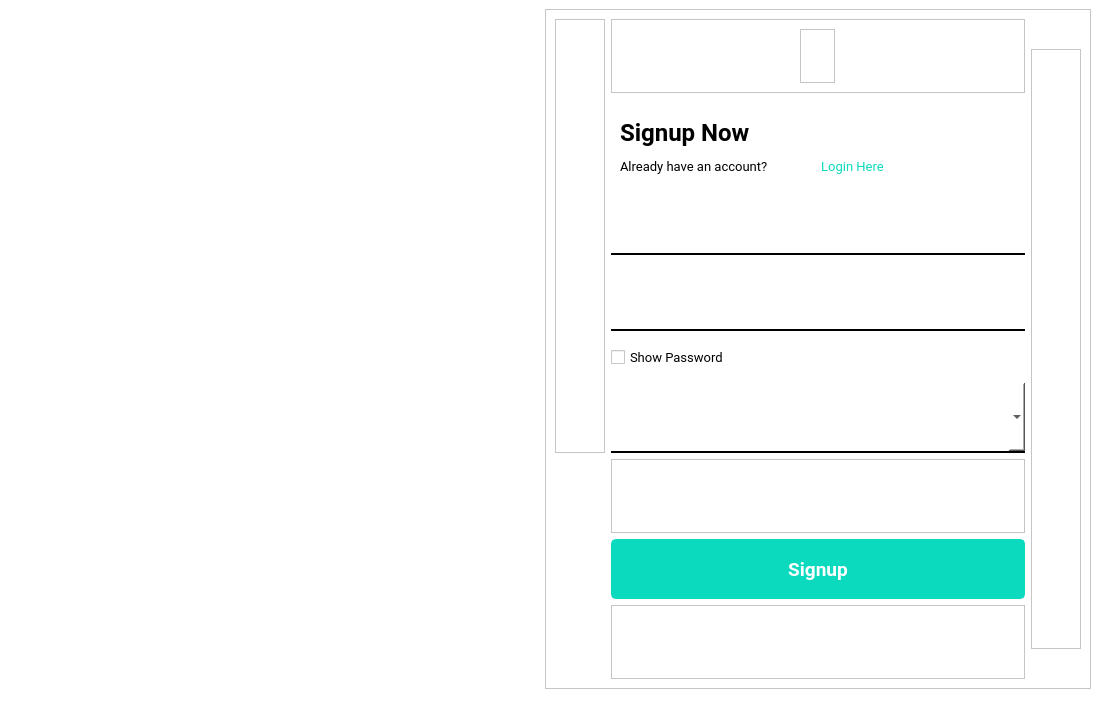
<?xml version="1.0" encoding="UTF-8"?>
<ui version="4.0">
 <class>MainWindow</class>
 <widget class="QMainWindow" name="MainWindow">
  <property name="geometry">
   <rect>
    <x>0</x>
    <y>0</y>
    <width>1100</width>
    <height>720</height>
   </rect>
  </property>
  <property name="maximumSize">
   <size>
    <width>1100</width>
    <height>730</height>
   </size>
  </property>
  <property name="windowTitle">
   <string>MainWindow</string>
  </property>
  <property name="styleSheet">
   <string notr="true">background:white;</string>
  </property>
  <widget class="QWidget" name="centralwidget">
   <layout class="QGridLayout" name="gridLayout">
    <item row="0" column="0">
     <widget class="QFrame" name="frame">
      <property name="minimumSize">
       <size>
        <width>530</width>
        <height>0</height>
       </size>
      </property>
      <property name="styleSheet">
       <string notr="true">border:none;</string>
      </property>
      <property name="frameShape">
       <enum>QFrame::StyledPanel</enum>
      </property>
      <property name="frameShadow">
       <enum>QFrame::Raised</enum>
      </property>
      <layout class="QGridLayout" name="gridLayout_5">
       <item row="0" column="0">
        <widget class="QPushButton" name="pushButton_5">
         <property name="text">
          <string/>
         </property>
         <property name="icon">
          <iconset resource="resource.qrc">
           <normaloff>:/images/Images/Mobile-login-Cristina.jpg</normaloff>:/images/Images/Mobile-login-Cristina.jpg</iconset>
         </property>
         <property name="iconSize">
          <size>
           <width>500</width>
           <height>500</height>
          </size>
         </property>
        </widget>
       </item>
      </layout>
     </widget>
    </item>
    <item row="0" column="1">
     <widget class="QFrame" name="frame_2">
      <property name="frameShape">
       <enum>QFrame::StyledPanel</enum>
      </property>
      <property name="frameShadow">
       <enum>QFrame::Raised</enum>
      </property>
      <layout class="QGridLayout" name="gridLayout_2">
       <item row="0" column="1">
        <widget class="QFrame" name="frame_8">
         <property name="maximumSize">
          <size>
           <width>16777215</width>
           <height>80</height>
          </size>
         </property>
         <property name="frameShape">
          <enum>QFrame::StyledPanel</enum>
         </property>
         <property name="frameShadow">
          <enum>QFrame::Raised</enum>
         </property>
         <layout class="QHBoxLayout" name="horizontalLayout">
          <item>
           <widget class="QFrame" name="frame_10">
            <property name="maximumSize">
             <size>
              <width>35</width>
              <height>16777215</height>
             </size>
            </property>
            <property name="frameShape">
             <enum>QFrame::StyledPanel</enum>
            </property>
            <property name="frameShadow">
             <enum>QFrame::Raised</enum>
            </property>
           </widget>
          </item>
         </layout>
        </widget>
       </item>
       <item row="0" column="0" rowspan="6">
        <widget class="QFrame" name="frame_3">
         <property name="minimumSize">
          <size>
           <width>50</width>
           <height>0</height>
          </size>
         </property>
         <property name="frameShape">
          <enum>QFrame::StyledPanel</enum>
         </property>
         <property name="frameShadow">
          <enum>QFrame::Raised</enum>
         </property>
        </widget>
       </item>
       <item row="6" column="1">
        <widget class="QFrame" name="frame_9">
         <property name="frameShape">
          <enum>QFrame::StyledPanel</enum>
         </property>
         <property name="frameShadow">
          <enum>QFrame::Raised</enum>
         </property>
        </widget>
       </item>
       <item row="8" column="1">
        <widget class="QFrame" name="frame_7">
         <property name="frameShape">
          <enum>QFrame::StyledPanel</enum>
         </property>
         <property name="frameShadow">
          <enum>QFrame::Raised</enum>
         </property>
        </widget>
       </item>
       <item row="1" column="1">
        <widget class="QFrame" name="frame_6">
         <property name="minimumSize">
          <size>
           <width>0</width>
           <height>80</height>
          </size>
         </property>
         <property name="maximumSize">
          <size>
           <width>16777215</width>
           <height>70</height>
          </size>
         </property>
         <property name="styleSheet">
          <string notr="true">border:none;</string>
         </property>
         <property name="frameShape">
          <enum>QFrame::StyledPanel</enum>
         </property>
         <property name="frameShadow">
          <enum>QFrame::Raised</enum>
         </property>
         <layout class="QGridLayout" name="gridLayout_4">
          <item row="0" column="0" colspan="2">
           <widget class="QLabel" name="label">
            <property name="maximumSize">
             <size>
              <width>16777215</width>
              <height>50</height>
             </size>
            </property>
            <property name="font">
             <font>
              <family>Roboto</family>
              <pointsize>18</pointsize>
              <weight>75</weight>
              <bold>true</bold>
             </font>
            </property>
            <property name="text">
             <string>Signup Now</string>
            </property>
           </widget>
          </item>
          <item row="1" column="0" alignment="Qt::AlignLeft">
           <widget class="QLabel" name="label_2">
            <property name="font">
             <font>
              <family>Roboto</family>
              <pointsize>10</pointsize>
             </font>
            </property>
            <property name="text">
             <string>Already have an account?</string>
            </property>
           </widget>
          </item>
          <item row="1" column="1" alignment="Qt::AlignLeft">
           <widget class="QPushButton" name="pushButton_4">
            <property name="maximumSize">
             <size>
              <width>100</width>
              <height>16777215</height>
             </size>
            </property>
            <property name="font">
             <font>
              <family>Roboto</family>
              <pointsize>10</pointsize>
             </font>
            </property>
            <property name="styleSheet">
             <string notr="true">color:#0BDABF;
border:none;
</string>
            </property>
            <property name="text">
             <string>Login Here</string>
            </property>
           </widget>
          </item>
         </layout>
        </widget>
       </item>
       <item row="5" column="1">
        <widget class="QComboBox" name="comboBox">
         <property name="minimumSize">
          <size>
           <width>0</width>
           <height>70</height>
          </size>
         </property>
         <property name="styleSheet">
          <string notr="true">border:none;
border-bottom:2px solid black;</string>
         </property>
        </widget>
       </item>
       <item row="3" column="1">
        <widget class="QTextEdit" name="textEdit">
         <property name="maximumSize">
          <size>
           <width>500</width>
           <height>70</height>
          </size>
         </property>
         <property name="font">
          <font>
           <family>Roboto</family>
           <pointsize>14</pointsize>
          </font>
         </property>
         <property name="styleSheet">
          <string notr="true">border:none;
border-bottom:2px solid black;</string>
         </property>
        </widget>
       </item>
       <item row="7" column="1">
        <widget class="QPushButton" name="pushButton_2">
         <property name="minimumSize">
          <size>
           <width>0</width>
           <height>60</height>
          </size>
         </property>
         <property name="font">
          <font>
           <family>Roboto</family>
           <pointsize>14</pointsize>
           <weight>75</weight>
           <bold>true</bold>
          </font>
         </property>
         <property name="styleSheet">
          <string notr="true">/* Normal state styling */
QPushButton#pushButton_2 {
    color: white;
    background: #0BDABF;
    border: 2px solid #0BDABF;
    border-radius: 5px;
    padding: 5px 10px;
}

/* Hover state styling */
QPushButton#pushButton_2:hover {
    background: #08A79D; /* Change the color for hover effect */
}

/* Advanced styling */
QPushButton#pushButton_2:pressed {
    background: #067267; /* Change the color for pressed effect */
    border: 2px solid #067267;
}

/* Add any other advanced styling here */

</string>
         </property>
         <property name="text">
          <string>Signup</string>
         </property>
        </widget>
       </item>
       <item row="2" column="1">
        <widget class="QTextEdit" name="textEdit_3">
         <property name="maximumSize">
          <size>
           <width>500</width>
           <height>70</height>
          </size>
         </property>
         <property name="font">
          <font>
           <family>Roboto</family>
           <pointsize>14</pointsize>
          </font>
         </property>
         <property name="styleSheet">
          <string notr="true">border:none;
border-bottom:2px solid black;</string>
         </property>
        </widget>
       </item>
       <item row="4" column="1">
        <widget class="QCheckBox" name="checkBox">
         <property name="maximumSize">
          <size>
           <width>800</width>
           <height>40</height>
          </size>
         </property>
         <property name="font">
          <font>
           <family>Roboto</family>
           <pointsize>10</pointsize>
           <weight>50</weight>
           <bold>false</bold>
          </font>
         </property>
         <property name="text">
          <string>Show Password</string>
         </property>
        </widget>
       </item>
       <item row="0" column="2" rowspan="9">
        <widget class="QFrame" name="frame_4">
         <property name="minimumSize">
          <size>
           <width>50</width>
           <height>0</height>
          </size>
         </property>
         <property name="maximumSize">
          <size>
           <width>16777215</width>
           <height>600</height>
          </size>
         </property>
         <property name="frameShape">
          <enum>QFrame::StyledPanel</enum>
         </property>
         <property name="frameShadow">
          <enum>QFrame::Raised</enum>
         </property>
        </widget>
       </item>
      </layout>
     </widget>
    </item>
   </layout>
  </widget>
  <widget class="QStatusBar" name="statusbar"/>
 </widget>
 <resources>
  <include location="resource.qrc"/>
 </resources>
 <connections/>
</ui>
